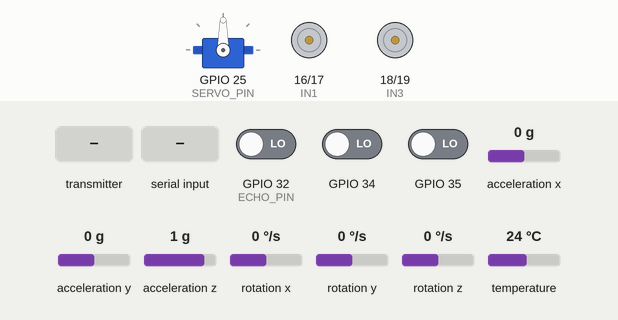
This sketch was run on a simulated ESP32. On the bench: servo, motor-driver pin pairs drawn as motors (green arrow = first pin HIGH = forward, orange = second pin HIGH = backward, longer = more drive, scaled by the enable pin). Inputs (shaded band) come from the test bench; at power-on: rotation z 0 °/s, GPIO 32 (ECHO_PIN) LOW, GPIO 34 LOW, GPIO 35 LOW, acceleration x 0 g, acceleration y 0 g, acceleration z 1 g, rotation x 0 °/s, rotation y 0 °/s, temperature 24 °C. What the sketch prints to the serial monitor is not drawn.

Above: at 13.4 s.
13.5 s: the transmitter starts sending speed = 1024
15.0 s: "SWITCH_MODE\n" received over the second serial link
At 15.45 s:
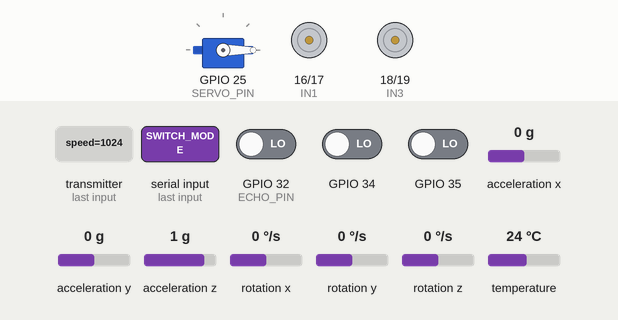
At 17.9 s:
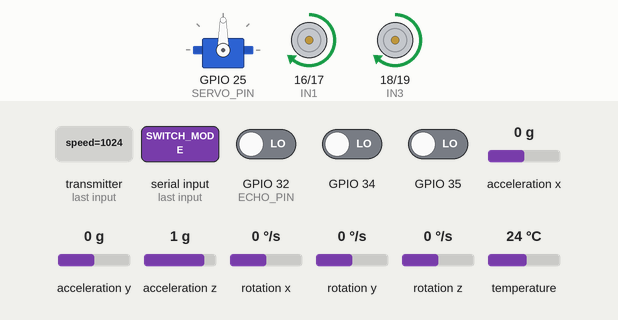
18.0 s: rotation z set to -24 °/s
At 19.9 s:
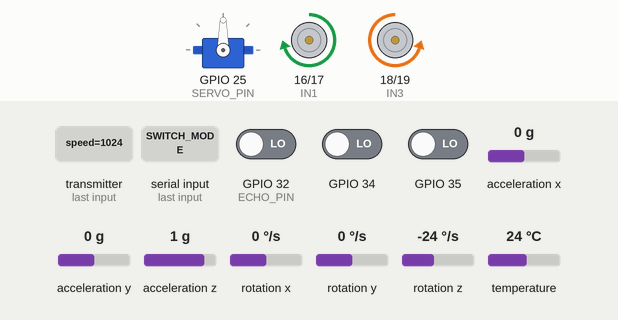
20.2 s: rotation z set to -28 °/s
At 21.17 s:
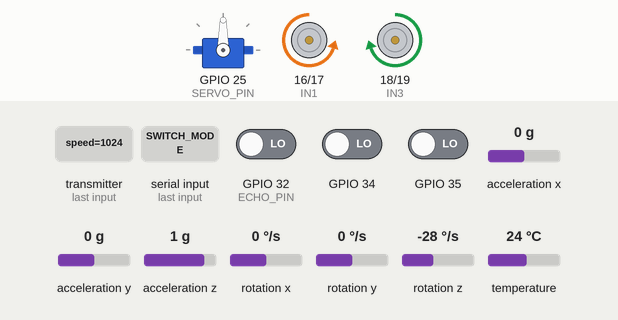
23.2 s: the transmitter starts sending mode_switch = 1
26.2 s: the transmitter starts sending flex_pwm = 1024
Timing chart, 0 to 36.8 s (numbered marks = the images above; inputs shaded):
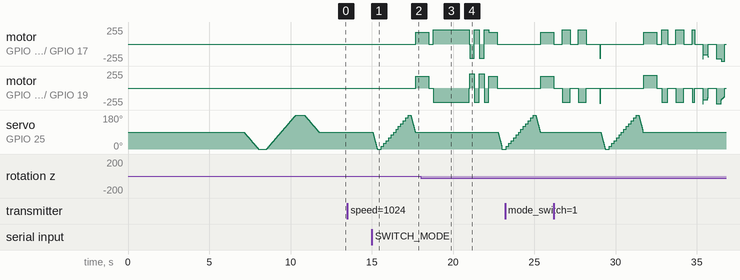

Measured:
- the behaviour switches between -25 and -26 °/s on rotation z (found by bisection; images 3 and 4)
- after the input at 15.0 s, motor on GPIO 16 (IN1) / GPIO 17 (IN2), motor on GPIO 18 (IN3) / GPIO 19 (IN4): stopped → forward 179/255 after 2.7 s

The sketch:

sketch_08_11_car.ino
```cpp
#include "config.h"
#include "sensor.h"
#include "motor.h"
#include "comms.h"
#include "radar.h"

// 實體化 config.h 中的 extern 變數
ControlMode currentMode = MODE_GLOVE;
message myMessage;
volatile int target_throttle = 0;
volatile int target_steer = 0;
volatile int dynamic_speed = 0;
volatile int current_left_pwm = 0;
volatile int current_right_pwm = 0;

float yaw_angle = 0.0;
float gyro_z_offset = 0.0;
float integral = 0.0;
float prev_error = 0.0;
float target_yaw = 0.0;
int bypass_step = 0;
unsigned long bypass_timer = 0;
volatile unsigned long echo_start_time = 0;
volatile int raw_distance = 999;
volatile int best_scan_angle = 90;
volatile int max_scan_dist = 0;
unsigned long last_trigger_time = 0;

float kf_est = 50.0;
float kf_P = 1.0;
float kf_Q = 1.0;
float kf_R = 30.0;
int filtered_distance = 999;

bool is_radar_scanning = false;

//實體化雷達相關變數
//int scan_dist_right = 0;
//int scan_dist_left = 0;
int turn_direction = 0;

// 宣告 Task Handles
TaskHandle_t TaskRadar_Handle =NULL;
TaskHandle_t TaskSensor_Handle = NULL;
TaskHandle_t TaskComms_Handle = NULL;
TaskHandle_t TaskMotor_Handle = NULL;
SemaphoreHandle_t PowerMutex;

void setup() {
  Serial.begin(115200);

  // 建立電力互斥鎖
  PowerMutex = xSemaphoreCreateMutex();

  delay(1000); //  給序列埠一點準備時間
  Serial.println("\n\n===============================");
  Serial.println(" 系統啟動中... 優先測試雷達");
  Serial.println("===============================");


  // (未來會在這裡呼叫 sensor_init(), motor_init(), comms_init() 等函式)
  motor_init();// 1.先讓直流馬達初始化，佔走 Channel 0 和 1
  sensor_init();//3.感測器與通訊最後載入
  comms_init();
  radar_init();// 2.雷達隨後初始化，它會自動分配到乾淨的 Channel 2 進行測試！

  // ---------------------------------------------------------
  //  註冊 FreeRTOS 任務 (目前先指定空殼，後面我們會補上)
  // ---------------------------------------------------------
  // xTaskCreatePinnedToCore(任務函式, "名稱", 堆疊大小, 參數, 優先級, TaskHandle, 綁定核心)

  // Task 1: 感測器讀取 (綁在 Core 0)
   xTaskCreatePinnedToCore(Task_Sensor, "SensorTask", 4096, NULL, 1, &TaskSensor_Handle, 0);

  // Task 2: 通訊與大腦 (綁在 Core 1)
   xTaskCreatePinnedToCore(Task_Comms, "CommsTask", 4096, NULL, 2, &TaskComms_Handle, 1);

  // Task 3: 馬達 PID 控制 (綁在 Core 1，優先級最高！)
  xTaskCreatePinnedToCore(Task_Motor, "MotorTask", 4096, NULL, 3, &TaskMotor_Handle, 1);

  //  Task 4: 雷達伺服馬達控制 (綁在 Core 0，不干擾 Core 1 的馬達 PID)
  xTaskCreatePinnedToCore(Task_Radar, "RadarTask", 2048, NULL, 1, &TaskRadar_Handle, 0);

  Serial.println(" FreeRTOS 任務排程完畢");
}

void loop() {
  // FreeRTOS 環境下，原本的 loop() 任務優先級很低
  vTaskDelay(pdMS_TO_TICKS(1000));
}
```

comms.cpp
```cpp
#include "comms.h"
#include <esp_wifi.h>


//  遙測回傳結構 (加入時間戳記)

typedef struct telemetry_data {
  unsigned long timestamp; //  時間戳記 (毫秒)
  float target_angle;
  float current_angle;
} telemetry_data;

telemetry_data testData;


extern float yaw_angle ;
extern float target_yaw ;

//  已更新：手套端的真實 MAC 位址
uint8_t glove_mac[] = {0xFF, 0xFF, 0xFF, 0xFF, 0xFF, 0xFF};
esp_now_peer_info_t glovePeerInfo;

//  宣告記錄最後接收時間的變數 (Watchdog 計時用)
volatile unsigned long last_packet_time = 0;


//  ESP-NOW 接收回呼函式 (手套端)

void OnDataRecv(const uint8_t * mac, const uint8_t *incomingData, int len) {

  // 檢查收到的封包是否為手套傳來的控制指令 (16 bytes)
  if (len == sizeof(myMessage)) {
    memcpy(&myMessage, incomingData, sizeof(myMessage));

    //  成功收到手套封包，立刻刷新時間戳記
    last_packet_time = millis();


    //  1. 處理模式切換訊號 (由手套端按鈕發送的脈衝)

    // 如果收到 1，代表手套端剛剛按下了按鈕
    if (myMessage.mode_switch == 1) {

      if (currentMode == MODE_GLOVE) {
        Serial.println(" 手套遠端指令：切換至 [智慧巡邏模式]");
        currentMode = MODE_PI;
      } else {
        Serial.println(" 手套遠端指令：切換至 [手套遙控模式]");
        currentMode = MODE_GLOVE;
      }

      // 換手瞬間強制煞車策安全
      stopRobot();
      target_throttle = 0;
      target_steer = 0;
    }


    //  2. 動力數據寫入 (僅在手套模式下生效)

    if (currentMode == MODE_GLOVE) {
      target_throttle = myMessage.speed;
      target_steer = myMessage.turn;
      dynamic_speed = myMessage.flex_pwm;
    }
  }
}


//  通訊硬體與網路初始化

void comms_init() {
  // 1. 初始化與樹莓派的 UART 連線
  Serial2.begin(9600, SERIAL_8N1, RXD2, TXD2);
  Serial2.setTimeout(20);

  // 2. 初始化 ESP-NOW (手套連線)
  WiFi.mode(WIFI_STA);
  esp_wifi_set_ps(WIFI_PS_NONE);
  if (esp_now_init() != ESP_OK) {
    Serial.println(" ESP-NOW 初始化失敗！");
    return;
  }
  esp_now_register_recv_cb(esp_now_recv_cb_t(OnDataRecv));

  //  3. 將手套端加入為「發送對象」，打通雙向通訊
  memcpy(glovePeerInfo.peer_addr, glove_mac, 6);
  glovePeerInfo.channel = 0;
  glovePeerInfo.encrypt = false;
  if (esp_now_add_peer(&glovePeerInfo) != ESP_OK) {
    Serial.println(" 無法新增手套端為發送對象");
  }

  //  系統啟動時，先初始化一次時間戳記
  last_packet_time = millis();

  Serial.println(" 通訊模組初始化完成 (UART & ESP-NOW 雙向)");
}


//  FreeRTOS 專屬任務：大腦通訊與決策

void Task_Comms(void *pvParameters) {
  int report_timer = 0;
  int telemetry_timer = 0; //  新增：遙測回傳計時器

  while (1) {
    unsigned long current_time = millis();

    //  3. Watchdog 核心邏輯：檢查手套是否失聯超過 500 毫秒
    if (currentMode == MODE_GLOVE && (current_time - last_packet_time > 500)) {
      // 只要發現動力不是 0，就立刻強制歸零
      if (target_throttle != 0 || target_steer != 0) {
        target_throttle = 0;
        target_steer = 0;
        dynamic_speed = 0;
        Serial.println(" [通訊警告] 遙控訊號遺失超過 0.5 秒，啟動強制煞車");
      }
    }

    // --- 1. 監聽樹莓派 UART 指令 ---
    if (Serial2.available()) {
      String piCommand = Serial2.readStringUntil('\n');
      piCommand.trim();

      if (piCommand.length() > 0) {
        Serial.print(" [大腦接收] UART 訊號: ");
        Serial.println(piCommand);

        if (piCommand == "SWITCH_MODE") {
          stopRobot();
          if (currentMode == MODE_GLOVE) {
            currentMode = MODE_PI;
            Serial.println(" 控制權切換：[智慧巡邏模式] (Pi 大腦掌權)");
          } else {
            currentMode = MODE_GLOVE;
            Serial.println(" 控制權切換：[手套遙控模式] (手套掌權)");
            target_throttle = 0; target_steer = 0; dynamic_speed = 0;
          }
        }
        else if (currentMode == MODE_PI) {
          if (bypass_step > 0) {
            // 正在避障中，忽略大腦的一般前進後退指令
          }
          else if (piCommand == "Forward") {
            target_throttle = 50; target_steer = 0; dynamic_speed = 140;
          }
          else if (piCommand == "Turn_Left_Slightly") {
            target_throttle = 0; target_steer = -60; dynamic_speed = 200;
          }
          else if (piCommand == "Turn_Right_Slightly") {
            target_throttle = 0; target_steer = 60; dynamic_speed = 200;
          }
          else if (piCommand == "Stop") {
            target_throttle = 0; target_steer = 0; dynamic_speed = 0;
          }
        }
      }
    }

    // --- 2. 狀態數據回報給樹莓派 (每 300ms 觸發) ---
    report_timer += 10;
    if (report_timer >= 300) {
      Serial2.print("DIST:");
      Serial2.print(filtered_distance);
      Serial2.print(":");
      Serial2.print((currentMode == MODE_PI) ? "PI" : "GLOVE");
      Serial2.print(":");
      Serial2.println(bypass_step);

      report_timer = 0;
    }

    // ---  3. 遙測數據回傳給手套 (每 40ms 觸發一次，25Hz) ---
    telemetry_timer += 10;
    if (telemetry_timer >= 40) {

      testData.timestamp = millis();
      testData.target_angle = target_yaw;
      testData.current_angle = yaw_angle;

      esp_now_send(glove_mac, (uint8_t *) &testData, sizeof(testData));

      telemetry_timer = 0;
    }

    //  讓出 CPU 資源
    vTaskDelay(pdMS_TO_TICKS(10));
  }
}
```

comms.h
```cpp
#ifndef COMMS_H
#define COMMS_H

#include "config.h"
#include "motor.h" // 因為收到切換模式指令時，需要呼叫 stopRobot()
#include <WiFi.h>
#include <esp_now.h>
#include <esp_wifi.h>

// 宣告外部可以呼叫的初始化與任務函式
void comms_init();
void Task_Comms(void *pvParameters);

#endif
```

motor.h
```cpp
#ifndef MOTOR_H
#define MOTOR_H

#include "config.h"

// 宣告外部可以呼叫的初始化、任務與控制函式
void motor_init();
void Task_Motor(void *pvParameters);
void stopRobot();

#endif
```

radar.cpp
```cpp
#include "radar.h"

Servo radarServo;
const int SERVO_PIN = 25;

void radar_init() {
  // 強制釋放所有計時器，並只允許伺服馬達使用 Timer 3
  ESP32PWM::allocateTimer(3);

  radarServo.setPeriodHertz(50);
  radarServo.attach(SERVO_PIN, 700, 2300); // 確保 MG90S 能轉滿 180 度

  Serial.println(" [硬體自我測試] 伺服馬達準備進行開機掃描...");

  radarServo.write(90);
  delay(1000);

  Serial.println(" 測試：緩慢轉向 0 度");
  for (int pos = 90; pos >= 0; pos -= 1) {
    radarServo.write(pos);
    delay(10);
  }
  delay(500);

  Serial.println(" 測試：緩慢轉向 180 度");
  for (int pos = 0; pos <= 180; pos += 1) {
    radarServo.write(pos);
    delay(10);
  }
  delay(500);

  Serial.println(" 測試：緩慢回正 90 度");
  for (int pos = 180; pos >= 90; pos -= 1) {
    radarServo.write(pos);
    delay(10);
  }
  delay(500);

  Serial.println(" 雷達伺服馬達自我測試 (POST) 通過，初始化完成");
}

void Task_Radar(void *pvParameters) {
  while (1) {
    if (is_radar_scanning) {
      if (xSemaphoreTake(PowerMutex, pdMS_TO_TICKS(100)) == pdTRUE) {

        Serial.println(" [雷達] 已取得電力鎖，開始動態環景掃描...");
        if (!radarServo.attached()) radarServo.attach(SERVO_PIN, 700, 2300);

        max_scan_dist = 0;
        best_scan_angle = 90;

        for (int pos = 90; pos >= 0; pos -= 5) {
          radarServo.write(pos);
          vTaskDelay(pdMS_TO_TICKS(15));
        }
        vTaskDelay(pdMS_TO_TICKS(100));

        Serial.println("📡 [雷達任務] 執行高解析度 0~180 度掃描與質心運算...");

        //  1. 質心演算法專用變數
        //int max_scan_dist = 0;
        int best_angle_sum = 0;
        int best_angle_count = 0;
        const int SCAN_STEP = 15; // 解析度提升：每 15 度掃描一次 (共 13 個點)
        const int MAX_VALID_DIST = 200; // 距離上限：超過 200cm 就視為絕對安全的「無限遠」

        //  2. 開始高解析度掃描
        for (int angle = 0; angle <= 180; angle += SCAN_STEP) {
          radarServo.write(angle);

          // 等待伺服馬達轉到位 (角度越小，需要的機械穩定時間越短)
          vTaskDelay(pdMS_TO_TICKS(50));

          long dist_sum = 0;
          int valid_count = 0;
          const int SAMPLES_PER_ANGLE = 2; // 為了加快整體掃描速度，單點採樣降為 2 次

          // 取樣
          for (int i = 0; i < SAMPLES_PER_ANGLE; i++) {
            if (raw_distance != 999) {
              dist_sum += (long)(raw_distance * 0.8);
              valid_count++;
            }
            vTaskDelay(pdMS_TO_TICKS(50));
          }

          int current_dist = (valid_count > 0) ? (int)(dist_sum / valid_count) : 999;

          // 如果前方非常空曠，強制收斂到上限值，方便後續的平均計算
          if (current_dist > MAX_VALID_DIST && current_dist < 900) {
            current_dist = MAX_VALID_DIST;
          }

          Serial.print(" 視角 "); Serial.print(angle);
          Serial.print(" 度 | 距離: "); Serial.print(current_dist); Serial.println(" cm");

          //  3. 核心邏輯：尋找最寬廣的連續缺口
          if (current_dist > max_scan_dist && current_dist < 900) {
            // 發現更遠的距離！重置平均池，以這個新距離為霸主
            max_scan_dist = current_dist;
            best_angle_sum = angle;
            best_angle_count = 1;
          }
          else if (current_dist == max_scan_dist || abs(max_scan_dist - current_dist) <= 10) {
            // 距離跟目前最遠的差不多 (容許 10cm 誤差)
            // 代表這是同一個「寬廣缺口」的延伸，將角度加入平均池！
            best_angle_sum += angle;
            best_angle_count++;
          }
        }

        //  4. 計算質心 (目標角度 = 所有最遠角度的平均值)
        if (best_angle_count > 0) {
          best_scan_angle = best_angle_sum / best_angle_count;
        } else {
          best_scan_angle = 90; // 防呆：如果都掃不到，預設看正前方
        }

        for (int pos = 180; pos >= 90; pos -= 5) {
          radarServo.write(pos);
          vTaskDelay(pdMS_TO_TICKS(15));
        }

        Serial.println(" [雷達任務] 掃描完畢");
        Serial.print(" 最佳空曠角度: "); Serial.print(best_scan_angle);
        Serial.print(" 度 (最遠距離: "); Serial.print(max_scan_dist); Serial.println(" cm)");

        is_radar_scanning = false;
        radarServo.detach();

        xSemaphoreGive(PowerMutex);
        Serial.println(" [雷達] 釋放電力鎖！交接給大腦進行對齊...");
      }
    }
    vTaskDelay(pdMS_TO_TICKS(50));
  }
}
```

radar.h
```cpp
#ifndef RADAR_H
#define RADAR_H

#include "config.h"
#include <ESP32Servo.h>

void radar_init();
void Task_Radar(void *pvParameters);

#endif
```

sensor.cpp
```cpp
#include "sensor.h"

// 建立 MPU6050 物件 (只在這個檔案內使用)
Adafruit_MPU6050 mpu;

// ==========================================
//  超音波中斷服務常式 (ISR)
// ==========================================
void IRAM_ATTR echoISR() {
  if (digitalRead(ECHO_PIN) == HIGH) {
    echo_start_time = micros();
  } else {
    unsigned long echo_end_time = micros();
    unsigned long duration = echo_end_time - echo_start_time;
    int d = duration * 0.034 / 2;
    if (d > 0 && d < 400) {
      raw_distance = d;
    } else {
      raw_distance = 999;
    }
  }
}

//  非阻塞發射超音波
void triggerUltrasonic() {
  digitalWrite(TRIG_PIN, LOW);
  delayMicroseconds(2);
  digitalWrite(TRIG_PIN, HIGH);
  delayMicroseconds(10);
  digitalWrite(TRIG_PIN, LOW);
}

// ==========================================
//  感測器硬體初始化
// ==========================================
void sensor_init() {
  // 1. 初始化超音波腳位與中斷
  pinMode(TRIG_PIN, OUTPUT);
  pinMode(ECHO_PIN, INPUT);
  attachInterrupt(digitalPinToInterrupt(ECHO_PIN), echoISR, CHANGE);

  // 2. 初始化 I2C 與 MPU6050
  Wire.begin(21, 22);
  Wire.setClock(400000);

  if (!mpu.begin()) {
    Serial.println(" 找不到 MPU6050，系統停機");
    while (1) vTaskDelay(pdMS_TO_TICKS(100)); // FreeRTOS 防卡死迴圈
  }
  mpu.setFilterBandwidth(MPU6050_BAND_44_HZ);

  // 3. 陀螺儀校準 (將原本的 delay 換成 vTaskDelay)
  Serial.println(" 請保持車體靜止，2秒後開始校準陀螺儀...");
  vTaskDelay(pdMS_TO_TICKS(2000));

  float sum = 0;
  for (int i = 0; i < 500; i++) {
    sensors_event_t a, g, temp;
    mpu.getEvent(&a, &g, &temp);
    sum += g.gyro.z;
    vTaskDelay(pdMS_TO_TICKS(4));
  }
  gyro_z_offset = sum / 500.0;

  Serial.print(" 陀螺儀校準完成，Offset: ");
  Serial.println(gyro_z_offset, 4);
}

// ==========================================
//  FreeRTOS 專屬任務：感測器環境掃描
// ==========================================
void Task_Sensor(void *pvParameters) {
  //  使用 vTaskDelayUntil 確保迴圈絕對精準運行在 50Hz (每 20ms 一次)
  TickType_t xLastWakeTime = xTaskGetTickCount();
  const TickType_t xFrequency = pdMS_TO_TICKS(20);

  int ultrasonic_timer = 0;

  while (1) {
    // --- 1. 讀取 MPU6050 並計算 Yaw 角度 ---
    sensors_event_t a, g, temp;
    mpu.getEvent(&a, &g, &temp);

    float current_gyro_z = g.gyro.z - gyro_z_offset;
    if (abs(current_gyro_z) < 0.01) {
      current_gyro_z = 0;
    }

    // 將角速度積分成角度 (因為任務頻率是精準的 50Hz，dt 直接代入 0.02 秒)
    yaw_angle += (current_gyro_z * 57.2958) * 0.02;

    // --- 2. 控制超音波發射 (每 60ms 發射一次) ---
    ultrasonic_timer += 20;
    if (ultrasonic_timer >= 60) {
      triggerUltrasonic();
      ultrasonic_timer = 0;
    }

    // 讓任務進入精準休眠，直到下一個 20ms 週期到來
    vTaskDelayUntil(&xLastWakeTime, xFrequency);
  }
}
```

sensor.h
```cpp
#ifndef SENSOR_H
#define SENSOR_H

#include "config.h"
#include <Adafruit_MPU6050.h>
#include <Adafruit_Sensor.h>
#include <Wire.h>

// 宣告外部可以呼叫的初始化與任務函式
void sensor_init();
void Task_Sensor(void *pvParameters);

#endif
```

config.h
```cpp
#ifndef CONFIG_H
#define CONFIG_H

#include <Arduino.h>
#include <freertos/FreeRTOS.h>
#include <freertos/semphr.h>

// 宣告一把全域的電力互斥鎖
extern SemaphoreHandle_t PowerMutex;

//  雙模式狀態機定義與安全 UART 腳位

enum ControlMode {//列舉
  MODE_GLOVE,
  MODE_PI
};
extern ControlMode currentMode; //宣告變數

#define RXD2 33
#define TXD2 14

// --- 1. 通訊結構與變數 ---
typedef struct message {
  int speed;
  int turn;
  int flex_pwm;
  int mode_switch;//模式切換
} message;

extern message myMessage;

extern volatile int target_throttle;
extern volatile int target_steer;
extern volatile int dynamic_speed;

extern volatile int current_left_pwm;
extern volatile int current_right_pwm;

// --- 2. 腳位定義 ---
const int ENA = 26;  const int ENB = 27;
const int IN1 = 16;  const int IN2 = 17;
const int IN3 = 18;  const int IN4 = 19;
const int TRIG_PIN = 5;
const int ECHO_PIN = 32;

// --- 3. 控制參數設定 ---
const int freq = 5000;
const int resolution = 8;
const int channelA = 0;
const int channelB = 1;
const int TURN_SPEED = 185;

const int SAFE_DISTANCE_GLOVE = 7;
const int SAFE_DISTANCE_PI = 30;

extern float yaw_angle;
extern float gyro_z_offset;
extern float integral;
extern float prev_error;

// 方形避障專用的狀態機變數
extern int bypass_step;
extern unsigned long bypass_timer;

// --- 4. 超音波非阻塞中斷變數 ---
extern volatile unsigned long echo_start_time;
extern volatile int raw_distance;
extern unsigned long last_trigger_time;


//  卡爾曼濾波器參數

extern float kf_est;
extern float kf_P;
extern float kf_Q;
extern float kf_R;
extern int filtered_distance;

// FreeRTOS 任務控制代碼 (Task Handles)
extern TaskHandle_t TaskSensor_Handle;
extern TaskHandle_t TaskComms_Handle;
extern TaskHandle_t TaskMotor_Handle;
extern bool is_radar_scanning;
extern TaskHandle_t TaskRader_Handle;

// 雷達掃描結果記憶區
extern volatile int best_scan_angle; // 紀錄最空曠的雷達角度 (0~180)
extern volatile int max_scan_dist;   // 紀錄該角度的距離


#endif
```

Source omitted: motor.cpp (20987 bytes)
